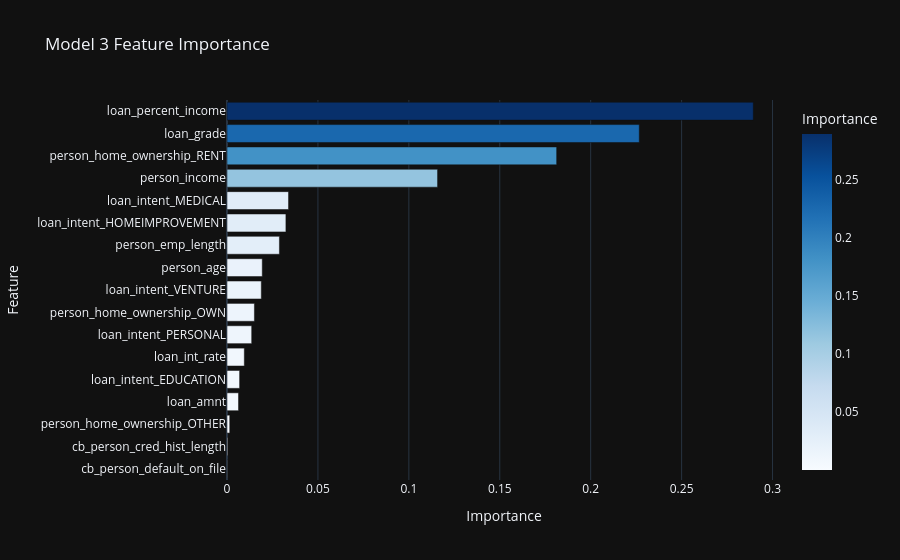

Here is the notebook cell this chart was saved with:
### Code cell
importance_df = pd.DataFrame({
    'Feature': X_train.columns,
    'Importance': m3.feature_importances_
})

importance_df = importance_df.sort_values(by='Importance', 
                                          ascending=True)

fig = px.bar(
    importance_df, 
    x = 'Importance', 
    y = 'Feature', 
    orientation = 'h',
    title = 'Model 3 Feature Importance',
    color = 'Importance',
    color_continuous_scale = 'Blues'
)

fig.update_layout(showlegend=False,
                  template = 'plotly_dark')
fig.show()

### Figure 1 — Plotly figure (JSON) as saved in the notebook; plotly's stock layout.template omitted (floating-point values rounded to 4 significant figures)
{"data": [{"hovertemplate": "Importance=%{marker.color}<br>Feature=%{y}<extra></extra>", "legendgroup": "", "marker": {"color": [0.0001362, 0.0004028, 0.001508, 0.006328, 0.006936, 0.009526, 0.01358, 0.01507, 0.01887, 0.01939, 0.02882, 0.03239, 0.03383, 0.1158, 0.1813, 0.2267, 0.2894], "coloraxis": "coloraxis", "pattern": {"shape": ""}}, "name": "", "orientation": "h", "showlegend": false, "textposition": "auto", "type": "bar", "x": [0.0001362, 0.0004028, 0.001508, 0.006328, 0.006936, 0.009526, 0.01358, 0.01507, 0.01887, 0.01939, 0.02882, 0.03239, 0.03383, 0.1158, 0.1813, 0.2267, 0.2894], "xaxis": "x", "y": ["cb_person_default_on_file", "cb_person_cred_hist_length", "person_home_ownership_OTHER", "loan_amnt", "loan_intent_EDUCATION", "loan_int_rate", "loan_intent_PERSONAL", "person_home_ownership_OWN", "loan_intent_VENTURE", "person_age", "person_emp_length", "loan_intent_HOMEIMPROVEMENT", "loan_intent_MEDICAL", "person_income", "person_home_ownership_RENT", "loan_grade", "loan_percent_income"], "yaxis": "y"}], "layout": {"barmode": "relative", "coloraxis": {"colorbar": {"title": {"text": "Importance"}}, "colorscale": [[0, "rgb(247,251,255)"], [0.125, "rgb(222,235,247)"], [0.25, "rgb(198,219,239)"], [0.375, "rgb(158,202,225)"], [0.5, "rgb(107,174,214)"], [0.625, "rgb(66,146,198)"], [0.75, "rgb(33,113,181)"], [0.875, "rgb(8,81,156)"], [1, "rgb(8,48,107)"]]}, "legend": {"tracegroupgap": 0}, "showlegend": false, "title": {"text": "Model 3 Feature Importance"}, "xaxis": {"anchor": "y", "domain": [0, 1], "title": {"text": "Importance"}}, "yaxis": {"anchor": "x", "domain": [0, 1], "title": {"text": "Feature"}}}}
